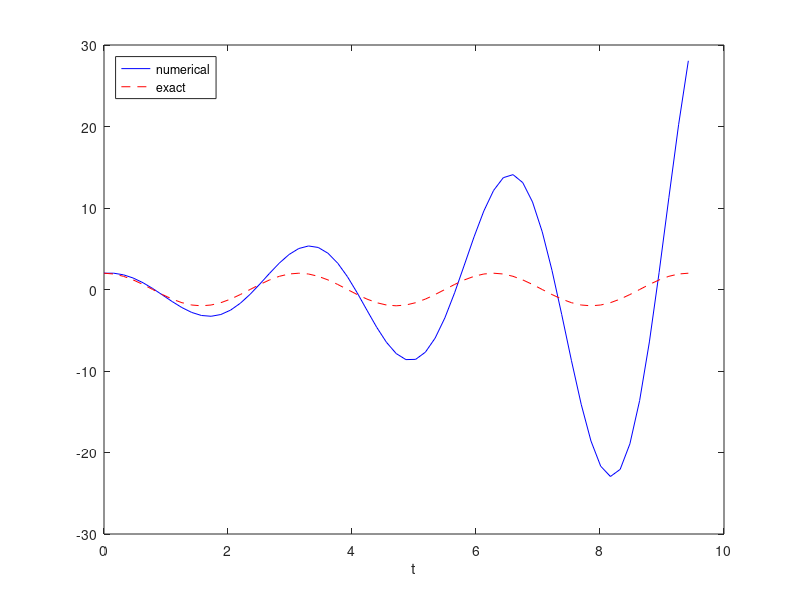

The MATLAB script that drew this image: (Note: this script raises an error after producing the figure.)
%% simple case oscillation

omega = 2;
P = 2*pi/omega;
dt = P/20;
T=3*P;
N_t=floor(T/dt);
t=linspace(0, N_t*dt, N_t+1);

u=zeros(N_t+1, 1);
v=zeros(N_t+1, 1);

% Initial condition

X_0 = 2;
u(1)=X_0;
v(1)=0;

% Step equations forward in time
for n = 1:N_t
u(n+1)=u(n)+dt*v(n);
v(n+1)=v(n)-dt*omega^2*u(n);
end

plot(t, u, 'b-', t, X_0*cos(omega*t), 'r--');
legend('numerical', 'exact', 'location', 'northwest')
xlabel('t')

[potential_energy, kinetic_energy] = osc_energy(u, v, omega);

plot(t, potential_energy+kinetic_energy, 'b-');
xlabel('t');
ylabel('sum of energy');


